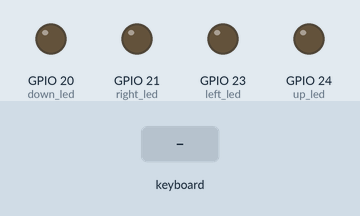
A program run on a simulated Raspberry Pi (BCM pin numbers). On the bench: output pins drawn as LEDs (lit = HIGH). The inputs (shaded band) are chosen by the test bench. At 7.3 s the program stops and its outputs stay as they are.

Above: at 1.2 s.
1.3 s: key up typed on the keyboard
At 1.9 s:
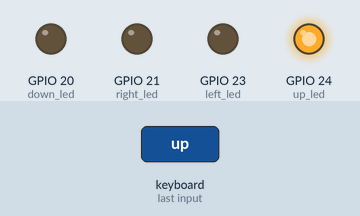
2.8 s: key right typed on the keyboard
At 4.0 s:
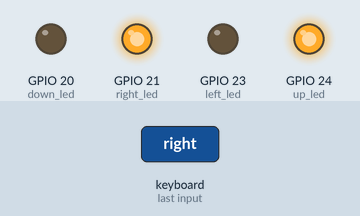
4.3 s: key down typed on the keyboard
At 5.4 s:
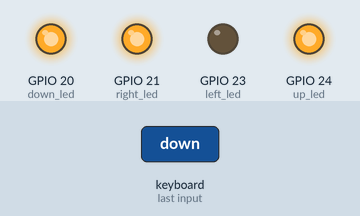
5.8 s: key left typed on the keyboard
At 6.5 s:
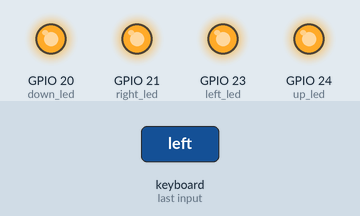
7.3 s: key "s" typed on the keyboard
At 7.7 s:
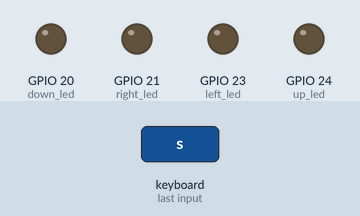
Timing chart, 0 to 8.8 s (numbered marks = the images above; inputs shaded):
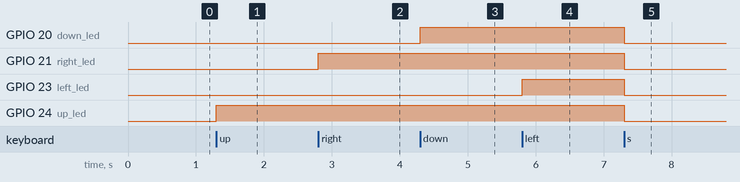

Measured:
- after the input at 1.3 s, GPIO 24 (up_led): LOW → HIGH at once
- after the input at 2.8 s, GPIO 21 (right_led): LOW → HIGH at once
- after the input at 4.3 s, GPIO 20 (down_led): LOW → HIGH at once
- after the input at 5.8 s, GPIO 23 (left_led): LOW → HIGH at once
- after the input at 7.3 s, GPIO 20 (down_led), GPIO 21 (right_led), GPIO 23 (left_led), GPIO 24 (up_led): HIGH → LOW at once

The program:

cursescontrollingLEDS.py
```python
#Libraries
import curses
from gpiozero import LED

#Setup Components
up_led=LED(24)
left_led=LED(23)
down_led=LED(20)
right_led=LED(21)
screen = curses.initscr()
curses.noecho()
curses.cbreak()
screen.keypad(True)
screen.refresh()

while True:
    c = screen.getch()
    if c == ord('s'):
        break
    elif c == curses.KEY_UP:
        up_led.on()
    elif c == curses.KEY_RIGHT:
        right_led.on()
    elif c == curses.KEY_DOWN:
        down_led.on()
    elif c == curses.KEY_LEFT:
        left_led.on()


curses.endwin()
```
